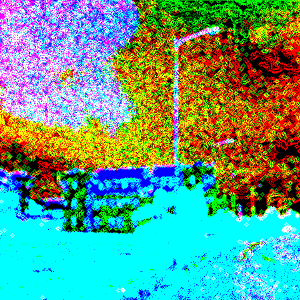
#> input picture Files/300x300/tranformed_con1.png, 300 x 300 px
$ python gaborfilter.py 300x300/tranformed_con1.png   (Python 2 division)   (older library calls are emulated)
#> lines starting #> are read from the running program, lines starting #| are printed output that depends on the picture
#!/usr/bin/env python

import numpy as np
import cv2

def build_filters():
	filters = []
	ksize = 11
	for theta in np.arange(0, np.pi, np.pi / 16):
		kern = cv2.getGaborKernel((ksize, ksize), 4.0, theta, 10.0, 0.5, 0, ktype=cv2.CV_32F)
		kern /= 1.5*kern.sum()
		filters.append(kern)
	return filters
	# [4 lines of commented-out code are left out]

def process(img, filters):
	accum = np.zeros_like(img)
	for kern in filters:
		fimg = cv2.filter2D(img, cv2.CV_8UC3, kern)
		cv2.imshow('result', np.asarray(fimg))
		cv2.waitKey(0)
		# np.maximum(accum, fimg, accum)
	# return accum

if __name__ == '__main__':
	import sys
	# build_filters()
	print __doc__
	try:
		img_fn = sys.argv[1]
	except:
		img_fn = 'test.png'
	img = cv2.imread(img_fn)
#> img is the input picture: shape (300, 300, 3); mean B, G, R 134.7, 157.3, 95
	img = cv2.resize(img, (100, 100), interpolation = cv2.INTER_CUBIC)
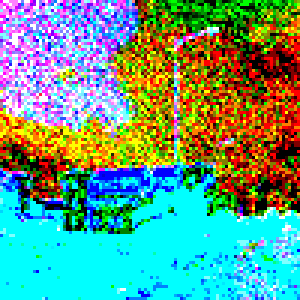
#> img: shape (100, 100, 3) (shown 3 times larger); mean B, G, R 134.5, 156.5, 95.9
	if img is None:
		print 'Failed to load image file:', img_fn
		sys.exit(1)
	filters = build_filters()
	res1 = process(img, filters)
#> the loop in process, `for kern in filters:` made 16 passes
#> pass 1, in process, `fimg = cv2.filter2D(img, cv2.CV_8UC3, kern)`:
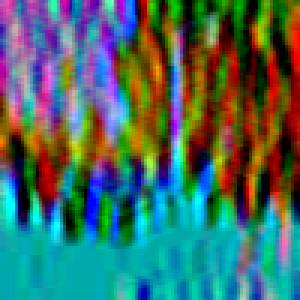
#> fimg: shape (100, 100, 3) (shown 3 times larger); mean B, G, R 97.2, 106.2, 68.8
#> pass 2, in process, `fimg = cv2.filter2D(img, cv2.CV_8UC3, kern)`:
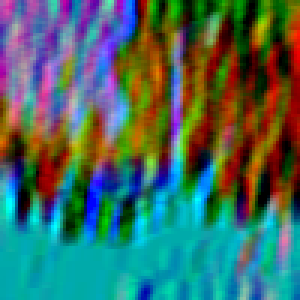
#> fimg: shape (100, 100, 3) (shown 3 times larger); mean B, G, R 95.7, 105.5, 66.9
#> pass 3, in process, `fimg = cv2.filter2D(img, cv2.CV_8UC3, kern)`:
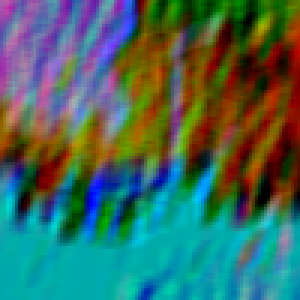
#> fimg: shape (100, 100, 3) (shown 3 times larger); mean B, G, R 92.6, 104.7, 64.9
	# cv2.imshow('result', res1)
	# cv2.waitKey(0)
	# cv2.destroyAllWindows()
